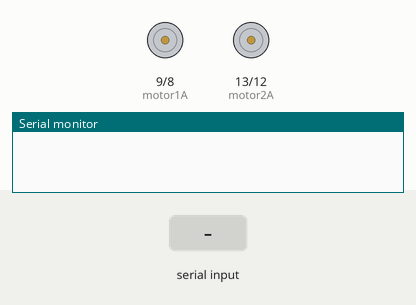
The sketch below on a simulated Arduino Uno, built with avr-gcc and run on an emulated ATmega328P. Shown: motor-driver pin pairs drawn as motors (green arrow = first pin HIGH = forward, orange = second pin HIGH = backward, longer = more drive, scaled by the enable pin), the last lines printed to the serial monitor. The test bench sets the inputs (shaded band).

Above: at 1.2 s.
1.3 s: "90 45\n" received over the second serial link
At 2.7 s:
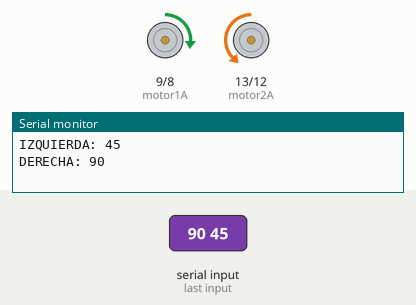
Timing chart, 0 to 4.3 s (numbered marks = the images above; inputs shaded):
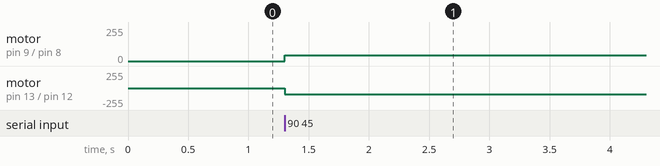

Measured:
- after the input at 1.3 s, motor on pin 9 (motor1A) / pin 8 (motor1B): stopped → forward 45/255 at once; motor on pin 13 (motor2A) / pin 12 (motor2B): stopped → backward 90/255 at once

The sketch:

carrito.ino
```cpp
#include <SoftwareSerial.h>

// Pines para el módulo Bluetooth
int bluetoothTx = 2;
int bluetoothRx = 3;
SoftwareSerial bluetooth(bluetoothTx, bluetoothRx); // RX en pin 2, TX en pin 3

// Pines para los motores
int motor1A = 9;
int motor1B = 8;
const int motor1Enable = 10;
int motor2A = 13;
int motor2B = 12;
const int motor2Enable = 11;

int potenciaIzq = 0;
int potenciaDer = 0;
String values = "";

void setup() {
  Serial.begin(9600);      // Comunicación con el monitor serie
  bluetooth.begin(9600);   // Comunicación serie con el módulo Bluetooth

  // Configuración de los pines de los motores como salidas
  pinMode(motor1A, OUTPUT);
  pinMode(motor1B, OUTPUT);
  pinMode(motor2A, OUTPUT);
  pinMode(motor2B, OUTPUT);
  pinMode(motor1Enable, OUTPUT);
  pinMode(motor2Enable, OUTPUT);
}

void loop() {
  // Lee datos del módulo Bluetooth si están disponibles
  while (bluetooth.available()) {
    char receivedChar = bluetooth.read();

    // Verifica si es un final de línea para procesar los datos
    if (receivedChar == '\n') {
      // Procesa la cadena para extraer los valores
      int result = sscanf(values.c_str(), "%d %d", &potenciaDer, &potenciaIzq);


      // Verifica que se hayan leído dos enteros correctamente
      if (result == 2) {
        Serial.print("IZQUIERDA: ");
        Serial.println(potenciaIzq);
        Serial.print("DERECHA: ");
        Serial.println(potenciaDer);
        // Control de motores
        // if(abs(potenciaIzq) > 30){
          controlarMotor(motor1A, motor1B, motor1Enable, potenciaIzq);
        // }else{
          // controlarMotor(motor1A, motor1B, motor1Enable, 0);
        // }
        // if(abs(potenciaDer) > 30){
          controlarMotor(motor2B, motor2A, motor2Enable, potenciaDer);
        // }else{
          // controlarMotor(motor2B, motor2A, motor2Enable, 0);
        // }
      }

      // Limpia la cadena para la siguiente lectura
      values = "";
    } else {
      // Agrega el carácter recibido a la cadena
      values += receivedChar;
    }
  }
}

// Función para controlar un motor según la potencia y regular la velocidad con el pin de habilitación
void controlarMotor(int pinA, int pinB, int enablePin, int potencia) {
  int velocidad = abs(potencia);  // La velocidad es el valor absoluto de la potencia

  if (potencia > 0) {
    // Mueve el motor hacia adelante
    digitalWrite(pinA, HIGH);
    digitalWrite(pinB, LOW);
    analogWrite(enablePin, velocidad);  // Controla la velocidad
  } else if (potencia < 0) {
    // Mueve el motor hacia atrás
    digitalWrite(pinA, LOW);
    digitalWrite(pinB, HIGH);
    analogWrite(enablePin, velocidad);  // Controla la velocidad
  } else {
    // Detiene el motor
    digitalWrite(pinA, LOW);
    digitalWrite(pinB, LOW);
    analogWrite(enablePin, 0);  // No pasa corriente al motor
  }
}
```
